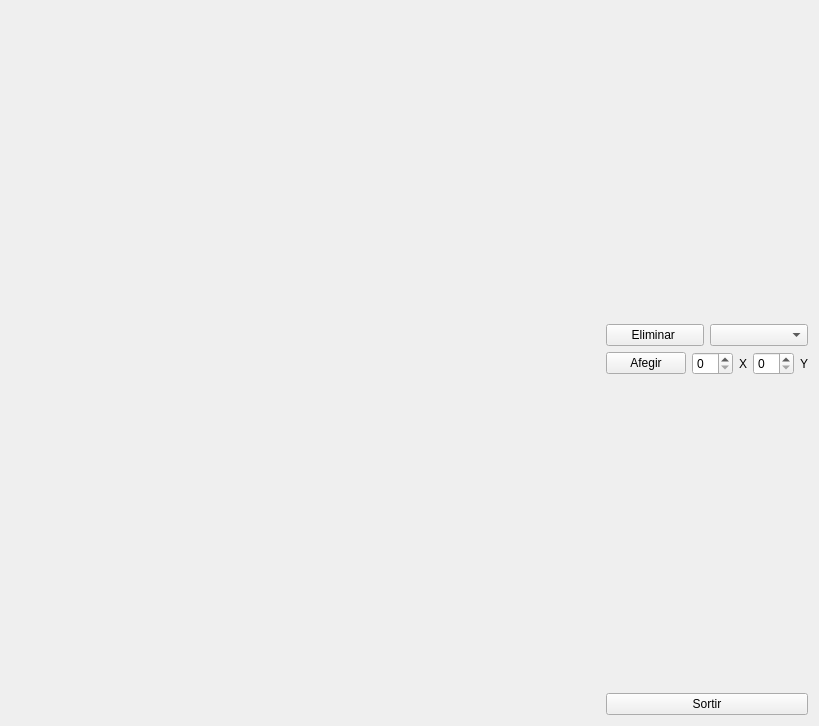
<?xml version="1.0" encoding="UTF-8"?>
<ui version="4.0">
 <class>MyForm</class>
 <widget class="QWidget" name="MyForm">
  <property name="geometry">
   <rect>
    <x>0</x>
    <y>0</y>
    <width>819</width>
    <height>726</height>
   </rect>
  </property>
  <property name="windowTitle">
   <string>IDI-Lab</string>
  </property>
  <layout class="QHBoxLayout" name="horizontalLayout_2">
   <item>
    <widget class="SimuladorGLWidget" name="widget" native="true">
     <property name="sizePolicy">
      <sizepolicy hsizetype="Expanding" vsizetype="Expanding">
       <horstretch>0</horstretch>
       <verstretch>0</verstretch>
      </sizepolicy>
     </property>
    </widget>
   </item>
   <item>
    <layout class="QVBoxLayout" name="verticalLayout">
     <item>
      <spacer name="verticalSpacer_2">
       <property name="orientation">
        <enum>Qt::Vertical</enum>
       </property>
       <property name="sizeHint" stdset="0">
        <size>
         <width>20</width>
         <height>40</height>
        </size>
       </property>
      </spacer>
     </item>
     <item>
      <layout class="QHBoxLayout" name="horizontalLayout_3">
       <item>
        <widget class="QPushButton" name="pushButton_2">
         <property name="text">
          <string>Eliminar </string>
         </property>
        </widget>
       </item>
       <item>
        <widget class="CustomComboBox" name="comboBox">
         <item>
          <property name="text">
           <string/>
          </property>
         </item>
        </widget>
       </item>
      </layout>
     </item>
     <item>
      <layout class="QHBoxLayout" name="horizontalLayout_4">
       <item>
        <widget class="AfegirRobotButton" name="afegirRobot">
         <property name="text">
          <string>Afegir</string>
         </property>
        </widget>
       </item>
       <item>
        <widget class="QSpinBox" name="spinBox">
         <property name="maximum">
          <number>29</number>
         </property>
        </widget>
       </item>
       <item>
        <widget class="QLabel" name="label">
         <property name="text">
          <string>X</string>
         </property>
        </widget>
       </item>
       <item>
        <widget class="QSpinBox" name="spinBox_2"/>
       </item>
       <item>
        <widget class="QLabel" name="label_2">
         <property name="text">
          <string>Y</string>
         </property>
        </widget>
       </item>
      </layout>
     </item>
     <item>
      <spacer name="verticalSpacer">
       <property name="orientation">
        <enum>Qt::Vertical</enum>
       </property>
       <property name="sizeHint" stdset="0">
        <size>
         <width>20</width>
         <height>40</height>
        </size>
       </property>
      </spacer>
     </item>
     <item>
      <widget class="QPushButton" name="pushButton">
       <property name="text">
        <string>Sortir</string>
       </property>
      </widget>
     </item>
    </layout>
   </item>
  </layout>
 </widget>
 <customwidgets>
  <customwidget>
   <class>SimuladorGLWidget</class>
   <extends>QWidget</extends>
   <header>SimuladorGLWidget.h</header>
   <container>1</container>
   <slots>
    <signal>robotAfegit(int)</signal>
    <slot>afegirRobot(int,int)</slot>
    <slot>eliminarRobot(int)</slot>
    <slot>modifyselectedRobotID(QString)</slot>
   </slots>
  </customwidget>
  <customwidget>
   <class>AfegirRobotButton</class>
   <extends>QPushButton</extends>
   <header>AfegirRobotButton.h</header>
   <slots>
    <signal>crearRobot(int,int)</signal>
    <slot>modificarPosicioY(int)</slot>
    <slot>modificarPosicioX(int)</slot>
    <slot>crearRobotSlot()</slot>
   </slots>
  </customwidget>
  <customwidget>
   <class>CustomComboBox</class>
   <extends>QComboBox</extends>
   <header>CustomComboBox.h</header>
   <slots>
    <signal>eliminarRobot(int)</signal>
    <slot>addItem(int)</slot>
    <slot>eliminarRobotSlot()</slot>
   </slots>
  </customwidget>
 </customwidgets>
 <tabstops>
  <tabstop>pushButton</tabstop>
 </tabstops>
 <resources/>
 <connections>
  <connection>
   <sender>spinBox</sender>
   <signal>valueChanged(int)</signal>
   <receiver>afegirRobot</receiver>
   <slot>modificarPosicioX(int)</slot>
   <hints>
    <hint type="sourcelabel">
     <x>694</x>
     <y>376</y>
    </hint>
    <hint type="destinationlabel">
     <x>635</x>
     <y>375</y>
    </hint>
   </hints>
  </connection>
  <connection>
   <sender>spinBox_2</sender>
   <signal>valueChanged(int)</signal>
   <receiver>afegirRobot</receiver>
   <slot>modificarPosicioY(int)</slot>
   <hints>
    <hint type="sourcelabel">
     <x>770</x>
     <y>363</y>
    </hint>
    <hint type="destinationlabel">
     <x>635</x>
     <y>363</y>
    </hint>
   </hints>
  </connection>
  <connection>
   <sender>afegirRobot</sender>
   <signal>clicked()</signal>
   <receiver>afegirRobot</receiver>
   <slot>crearRobotSlot()</slot>
   <hints>
    <hint type="sourcelabel">
     <x>635</x>
     <y>363</y>
    </hint>
    <hint type="destinationlabel">
     <x>635</x>
     <y>363</y>
    </hint>
   </hints>
  </connection>
  <connection>
   <sender>afegirRobot</sender>
   <signal>crearRobot(int,int)</signal>
   <receiver>widget</receiver>
   <slot>afegirRobot(int,int)</slot>
   <hints>
    <hint type="sourcelabel">
     <x>635</x>
     <y>363</y>
    </hint>
    <hint type="destinationlabel">
     <x>298</x>
     <y>362</y>
    </hint>
   </hints>
  </connection>
  <connection>
   <sender>widget</sender>
   <signal>robotAfegit(int)</signal>
   <receiver>comboBox</receiver>
   <slot>addItem(int)</slot>
   <hints>
    <hint type="sourcelabel">
     <x>298</x>
     <y>362</y>
    </hint>
    <hint type="destinationlabel">
     <x>756</x>
     <y>330</y>
    </hint>
   </hints>
  </connection>
  <connection>
   <sender>pushButton_2</sender>
   <signal>clicked()</signal>
   <receiver>comboBox</receiver>
   <slot>eliminarRobotSlot()</slot>
   <hints>
    <hint type="sourcelabel">
     <x>663</x>
     <y>43</y>
    </hint>
    <hint type="destinationlabel">
     <x>756</x>
     <y>330</y>
    </hint>
   </hints>
  </connection>
  <connection>
   <sender>comboBox</sender>
   <signal>eliminarRobot(int)</signal>
   <receiver>widget</receiver>
   <slot>eliminarRobot(int)</slot>
   <hints>
    <hint type="sourcelabel">
     <x>756</x>
     <y>330</y>
    </hint>
    <hint type="destinationlabel">
     <x>298</x>
     <y>362</y>
    </hint>
   </hints>
  </connection>
  <connection>
   <sender>pushButton</sender>
   <signal>clicked()</signal>
   <receiver>MyForm</receiver>
   <slot>close()</slot>
   <hints>
    <hint type="sourcelabel">
     <x>701</x>
     <y>703</y>
    </hint>
    <hint type="destinationlabel">
     <x>409</x>
     <y>362</y>
    </hint>
   </hints>
  </connection>
  <connection>
   <sender>comboBox</sender>
   <signal>currentTextChanged(QString)</signal>
   <receiver>widget</receiver>
   <slot>modifyselectedRobotID(QString)</slot>
   <hints>
    <hint type="sourcelabel">
     <x>756</x>
     <y>330</y>
    </hint>
    <hint type="destinationlabel">
     <x>298</x>
     <y>362</y>
    </hint>
   </hints>
  </connection>
 </connections>
</ui>
